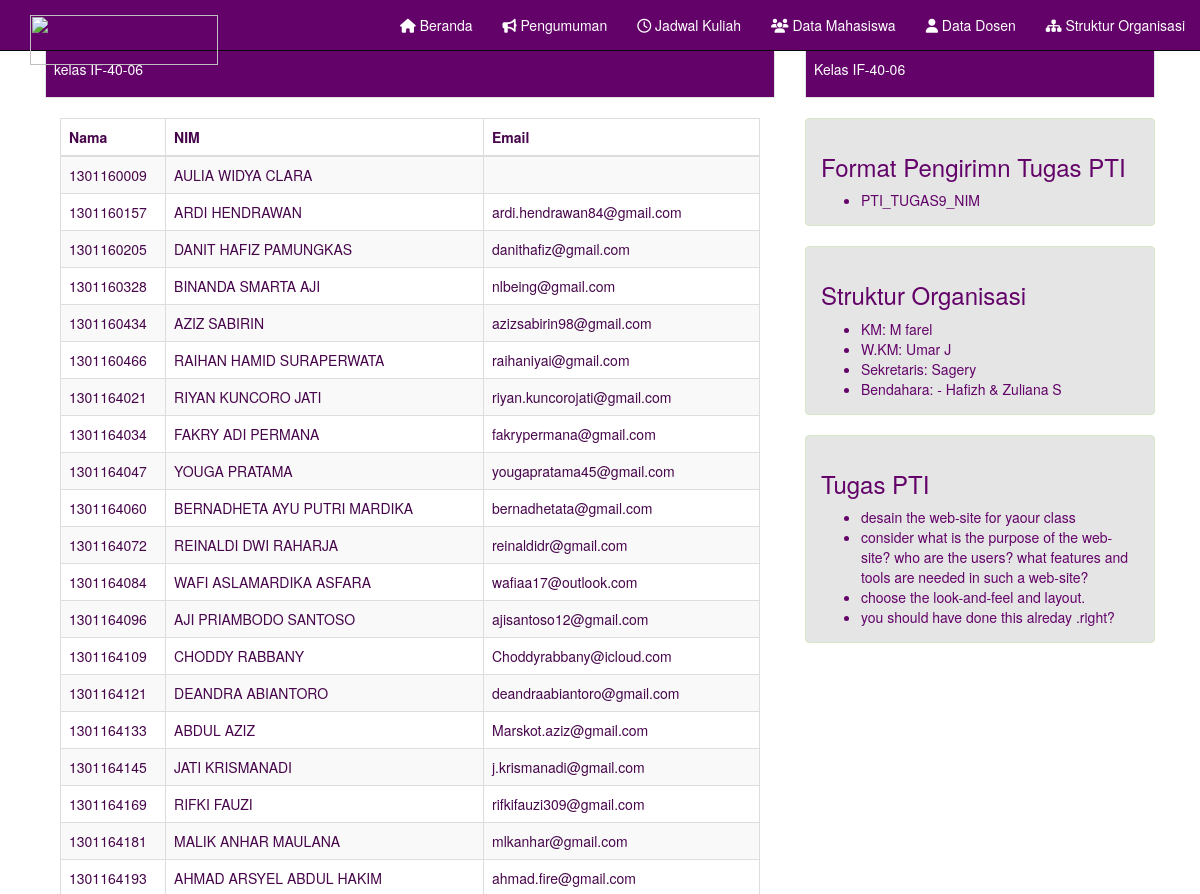
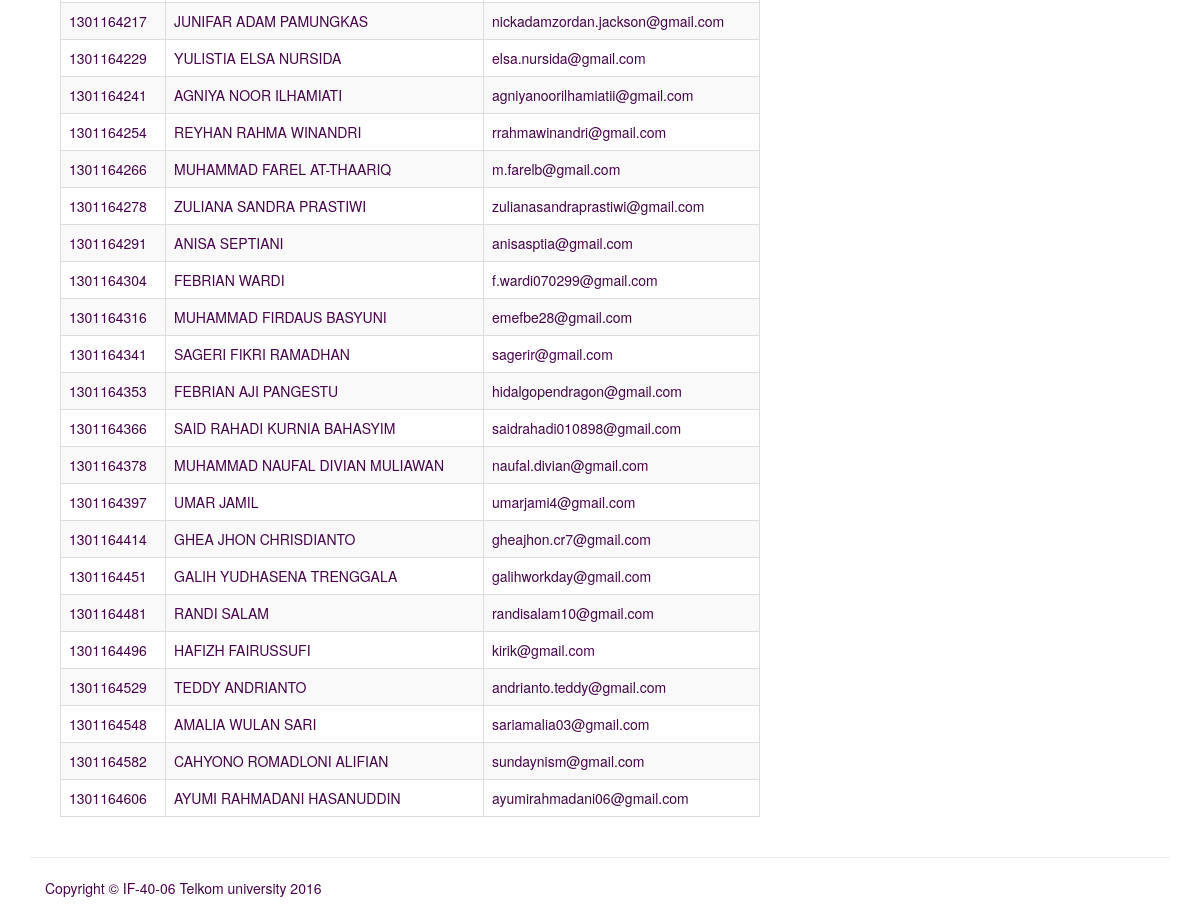
Page /index.php/web/data_mahasiswa on the committed database (2 pictures, top to bottom).
### tables this page shows
CREATE TABLE IF NOT EXISTS `mahasiswa` (
  `nim` varchar(11) NOT NULL,
  `nama` varchar(40) NOT NULL,
  `email` varchar(40) NOT NULL,
  PRIMARY KEY (`nim`)
);

CREATE TABLE IF NOT EXISTS `pengumuman` (
  `id` int(11) NOT NULL AUTO_INCREMENT,
  `judul` varchar(40) NOT NULL,
  `isi` varchar(1000) NOT NULL,
  `waktu` varchar(20) NOT NULL,
  PRIMARY KEY (`id`)
);

### application/controllers/Web.php (called while the page is built, shortened)
<?php
class Web extends CI_Controller {
	public $model = NULL;
	public function __construct()
 	{
 		$this->load->helper("url");
 		$this->load->model('web_model');
 		$this->model = $this->web_model;
 		$this->load->database();
 		$this->load->helper('url');
  	}
	public function data_mahasiswa()
	{
		$data =$this->model->Getmahasiswa();
		$data_pengumuman =$this->model->Getpengumuman_terbaru();
		$this->load->view('web/header');
		$this->load->view('web/mahasiswa',array('data'=> $data));
		$this->load->view('web/pengumuman',array('data_pengumuman'=> $data_pengumuman));
		$this->load->view('web/footer');
	}
}

### index.php (called while the page is built, shortened)
<?php
require_once BASEPATH.'core/CodeIgniter.php';

### application/models/Web_model.php (called while the page is built, shortened)
<?php
class Web_model extends CI_Model {
	public function Getpengumuman_terbaru(){
		$sql="SELECT * from pengumuman order by id desc limit 3";
		$data = $this->db->query($sql);
		return $data->result_array();
	}
	public function Getmahasiswa(){
		$data = $this->db->query('SELECT * from mahasiswa order by nim');
		return $data->result_array();
	}
}

### application/views/web/mahasiswa.php (the view)
<div class="container" style="margin-top: 10px;">
   <div class="col-md-8 ">
      <div class="well wel-sm">
        <h4>Data Mahasiswa</h4>
        <p >kelas IF-40-06</p>
      </div>
      <div class="col-md-12">
         <div class="news-v3-in-sm no-padding">
           <center>
             <table class="table table-bordered table-striped table-selectable">
                 <thead>
                   <tr>
                      <th>Nama</th>
                      <th>NIM</th>
                      <th>Email</th>
                   </tr>
                 </thead>
                 <tbody>
                   <?php foreach ($data as $d) { ?>
                   <tr>
                       <td><?php echo $d['nim']; ?></td>
                       <td><?php echo $d['nama']; ?></td>
                       <td><?php echo $d['email']; ?></td>
                   </tr>
                   <?php } ?>
                   </tbody>
             </table>
           </center>
        </div>
     </div>
 </div>

### application/views/web/pengumuman.php
<div class="col-md-4">
    <div class="well wel-sm">
        <h4>Pengumuman Terbaru</h4>
        <p >Kelas IF-40-06</p>
    </div>
    <?php foreach ($data_pengumuman as $d) { ?>
    <div class="alert alert-pengumuman">
        <h3><?php echo $d['judul']; ?></h3>
        <?php echo $d['isi']; ?>
    </div>
    <?php } ?>
</div>
</div>

### rows in the picture
mahasiswa: nim "1301160009", nama "AULIA WIDYA CLARA"
mahasiswa: nim "1301160157", nama "ARDI HENDRAWAN", email "ardi.hendrawan84@gmail.com"
mahasiswa: nim "1301160205", nama "DANIT HAFIZ PAMUNGKAS", email "danithafiz@gmail.com"
mahasiswa: nim "1301160328", nama "BINANDA SMARTA AJI", email "nlbeing@gmail.com"
mahasiswa: nim "1301160434", nama "AZIZ SABIRIN", email "azizsabirin98@gmail.com"
mahasiswa: nim "1301160466", nama "RAIHAN HAMID SURAPERWATA", email "raihaniyai@gmail.com"
mahasiswa: nim "1301164021", nama "RIYAN KUNCORO JATI", email "riyan.kuncorojati@gmail.com"
mahasiswa: nim "1301164034", nama "FAKRY ADI PERMANA", email "fakrypermana@gmail.com"
mahasiswa: nim "1301164047", nama "YOUGA PRATAMA", email "yougapratama45@gmail.com"
mahasiswa: nim "1301164060", nama "BERNADHETA AYU PUTRI MARDIKA", email "bernadhetata@gmail.com"
mahasiswa: nim "1301164072", nama "REINALDI DWI RAHARJA", email "reinaldidr@gmail.com"
mahasiswa: nim "1301164084", nama "WAFI ASLAMARDIKA ASFARA", email "wafiaa17@outlook.com"
mahasiswa: nim "1301164096", nama "AJI PRIAMBODO SANTOSO", email "ajisantoso12@gmail.com"
mahasiswa: nim "1301164109", nama "CHODDY RABBANY", email "Choddyrabbany@icloud.com"
mahasiswa: nim "1301164121", nama "DEANDRA ABIANTORO", email "deandraabiantoro@gmail.com"
mahasiswa: nim "1301164133", nama "ABDUL AZIZ", email "Marskot.aziz@gmail.com"
mahasiswa: nim "1301164145", nama "JATI KRISMANADI", email "j.krismanadi@gmail.com"
mahasiswa: nim "1301164169", nama "RIFKI FAUZI", email "rifkifauzi309@gmail.com"
mahasiswa: nim "1301164181", nama "MALIK ANHAR MAULANA", email "mlkanhar@gmail.com"
mahasiswa: nim "1301164193", nama "AHMAD ARSYEL ABDUL HAKIM", email "ahmad.fire@gmail.com"
mahasiswa: nim "1301164217", nama "JUNIFAR ADAM PAMUNGKAS", email "nickadamzordan.jackson@gmail.com"
mahasiswa: nim "1301164229", nama "YULISTIA ELSA NURSIDA", email "elsa.nursida@gmail.com"
mahasiswa: nim "1301164241", nama "AGNIYA NOOR ILHAMIATI", email "agniyanoorilhamiatii@gmail.com"
mahasiswa: nim "1301164254", nama "REYHAN RAHMA WINANDRI", email "rrahmawinandri@gmail.com"
mahasiswa: nim "1301164266", nama "MUHAMMAD FAREL AT-THAARIQ", email "m.farelb@gmail.com"
mahasiswa: nim "1301164278", nama "ZULIANA SANDRA PRASTIWI", email "zulianasandraprastiwi@gmail.com"
mahasiswa: nim "1301164291", nama "ANISA SEPTIANI", email "anisasptia@gmail.com"
mahasiswa: nim "1301164304", nama "FEBRIAN WARDI", email "f.wardi070299@gmail.com"
mahasiswa: nim "1301164316", nama "MUHAMMAD FIRDAUS BASYUNI", email "emefbe28@gmail.com"
mahasiswa: nim "1301164341", nama "SAGERI FIKRI RAMADHAN", email "sagerir@gmail.com"
mahasiswa: nim "1301164353", nama "FEBRIAN AJI PANGESTU", email "hidalgopendragon@gmail.com"
mahasiswa: nim "1301164366", nama "SAID RAHADI KURNIA BAHASYIM", email "saidrahadi010898@gmail.com"
mahasiswa: nim "1301164378", nama "MUHAMMAD NAUFAL DIVIAN MULIAWAN", email "naufal.divian@gmail.com"
mahasiswa: nim "1301164397", nama "UMAR JAMIL", email "umarjami4@gmail.com"
mahasiswa: nim "1301164414", nama "GHEA JHON CHRISDIANTO", email "gheajhon.cr7@gmail.com"
mahasiswa: nim "1301164451", nama "GALIH YUDHASENA TRENGGALA", email "galihworkday@gmail.com"
mahasiswa: nim "1301164481", nama "RANDI SALAM", email "randisalam10@gmail.com"
mahasiswa: nim "1301164496", nama "HAFIZH FAIRUSSUFI", email "kirik@gmail.com"
mahasiswa: nim "1301164529", nama "TEDDY ANDRIANTO", email "andrianto.teddy@gmail.com"
mahasiswa: nim "1301164548", nama "AMALIA WULAN SARI", email "sariamalia03@gmail.com"
mahasiswa: nim "1301164582", nama "CAHYONO ROMADLONI ALIFIAN", email "sundaynism@gmail.com"
mahasiswa: nim "1301164606", nama "AYUMI RAHMADANI HASANUDDIN", email "ayumirahmadani06@gmail.com"
pengumuman: judul "Format Pengirimn Tugas PTI", isi "PTI_TUGAS9_NIM"
pengumuman: judul "Struktur Organisasi", isi "KM: M farel W.KM: Umar J Sekretaris: Sagery Bendahara: - Hafizh & Zuliana S"
pengumuman: judul "Tugas PTI", isi "desain the web-site for yaour class consider what is the purpose of the web-site? who are the users? what features and tools are needed in such a web-site? choose the look-and-feel and layout. you should have done this alreday .right?"
